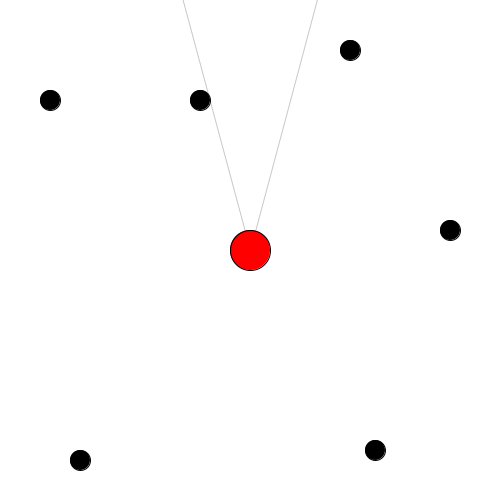
Frame 1 (no input)
Frame 60 (the mouse pressed at the canvas centre just before this capture): identical to frame 1, image omitted
Frame 120 (the mouse held since frame 60 and released just before this capture): identical to frame 1, image omitted

The Processing sketch that drew this single still picture (run headless with seeded random() and noise(); from frame 60 on, the mouse is pressed at the canvas centre):

// Processing sketch: Enemy_Detection
// ── Enemy_Detection.pde
PVector player = new PVector(0,1);
float fov = 30;

ArrayList<PVector> enemies = new ArrayList();

void setup(){
  size(500,500);
  
  enemies.add(new PVector(100, 200));
  enemies.add(new PVector(-50, 150));
  enemies.add(new PVector(200, 20));
  enemies.add(new PVector(125, -200));
  enemies.add(new PVector(-200, 150));
  enemies.add(new PVector(-170, -210));
}

void draw(){
  pushMatrix();
  scale(1,-1);
  translate(0, -height);
  translate(width/2, height/2);
  
  background(255);
  
  stroke(200);
  float leftLineX = 500 * cos(radians(90 + fov/2));
  float leftLineY = 500 * sin(radians(90 + fov/2));
  line(0, 0, leftLineX, leftLineY);
  
  float rightLineX = 500 * cos(radians(90 - fov/2));
  float rightLineY = 500 * sin(radians(90 - fov/2));
  line(0, 0, rightLineX, rightLineY);
  
  fill(255,0,0);
  stroke(0);
  circle(0,0,40);
  
  for(PVector e : enemies){
    float halfAngle = radians(fov/2);
    float playerToEnemyAngle = acos(player.dot(e) / (player.mag() * e.mag()));
    if(playerToEnemyAngle <= halfAngle){
      fill(200);
    } else {
      fill(0);
    }
    circle(e.x, e.y, 20);
  }
  
  popMatrix();
}

void keyPressed(){
  if(key=='w'){
    fov++; 
  }
    if(key=='s'){
    fov--; 
  }
}
